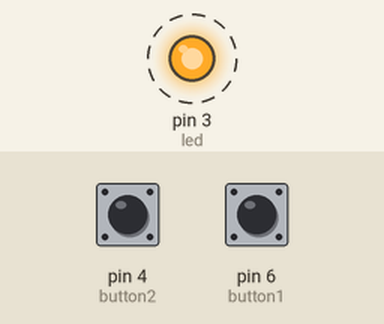
Simulated run of this sketch. Board: Arduino Uno, built with avr-gcc and run on an emulated ATmega328P. Parts: output pins drawn as LEDs (lit = HIGH). Dashed ring = blinking. The inputs (shaded band) are chosen by the test bench; at power-on: pin 4 (button2) HIGH, pin 6 (button1) HIGH.

Above: at 0.2 s.
Timing chart, 0 to 3.0 s (numbered marks = the images above):
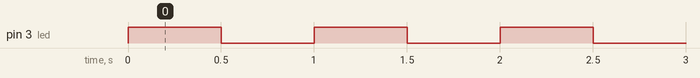

Measured:
- by itself, pin 3 (led): alternates HIGH for 0.50 s and LOW for 0.50 s

The sketch:

Exercicio09.ino
```cpp
const int button1 = 6;
const int button2 = 4;
const int led = 3;

void setup() {
  pinMode(button1, INPUT_PULLUP);
  pinMode(button2, INPUT_PULLUP);
  pinMode(led, OUTPUT);
}

void loop() {
  int button1State = digitalRead(button1);
  int button2State = digitalRead(button2);

  if (button1State == HIGH) {
    digitalWrite(led, HIGH);
  }


  if (button2State == HIGH) {
    digitalWrite(led, LOW);
  }

  if (button1State == HIGH && button2State == HIGH) {

    digitalWrite(led, HIGH);
    delay(500);
    digitalWrite(led, LOW);
    delay(500);
  }
}
```
